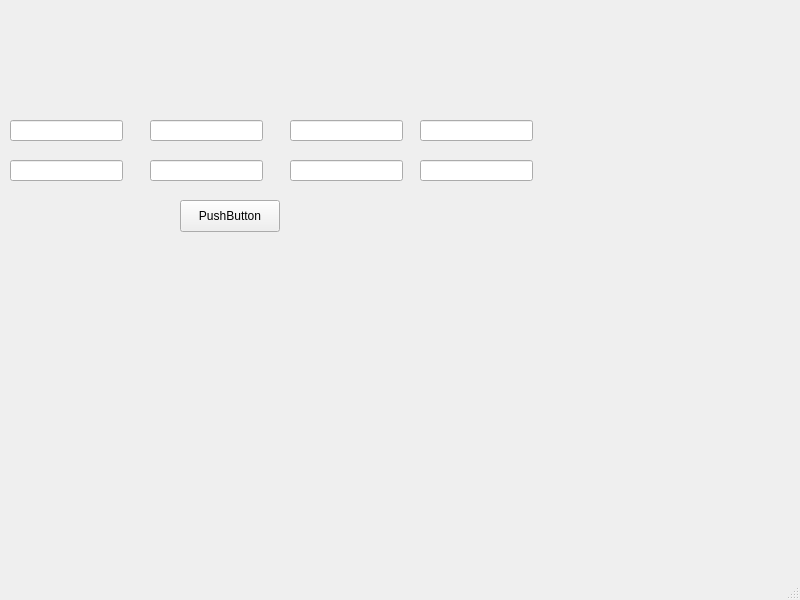
<?xml version="1.0" encoding="UTF-8"?>
<ui version="4.0">
 <class>MainWindow</class>
 <widget class="QMainWindow" name="MainWindow">
  <property name="geometry">
   <rect>
    <x>0</x>
    <y>0</y>
    <width>800</width>
    <height>600</height>
   </rect>
  </property>
  <property name="windowTitle">
   <string>MainWindow</string>
  </property>
  <widget class="QWidget" name="centralwidget">
   <widget class="QPushButton" name="pushButton">
    <property name="geometry">
     <rect>
      <x>180</x>
      <y>200</y>
      <width>100</width>
      <height>32</height>
     </rect>
    </property>
    <property name="text">
     <string>PushButton</string>
    </property>
   </widget>
   <widget class="QLineEdit" name="m1s">
    <property name="geometry">
     <rect>
      <x>10</x>
      <y>120</y>
      <width>113</width>
      <height>21</height>
     </rect>
    </property>
   </widget>
   <widget class="QLineEdit" name="m1s2">
    <property name="geometry">
     <rect>
      <x>10</x>
      <y>160</y>
      <width>113</width>
      <height>21</height>
     </rect>
    </property>
   </widget>
   <widget class="QLineEdit" name="m1r1">
    <property name="geometry">
     <rect>
      <x>150</x>
      <y>120</y>
      <width>113</width>
      <height>21</height>
     </rect>
    </property>
   </widget>
   <widget class="QLineEdit" name="m1r2">
    <property name="geometry">
     <rect>
      <x>150</x>
      <y>160</y>
      <width>113</width>
      <height>21</height>
     </rect>
    </property>
   </widget>
   <widget class="QLineEdit" name="m2s">
    <property name="geometry">
     <rect>
      <x>290</x>
      <y>120</y>
      <width>113</width>
      <height>21</height>
     </rect>
    </property>
   </widget>
   <widget class="QLineEdit" name="m2s2">
    <property name="geometry">
     <rect>
      <x>290</x>
      <y>160</y>
      <width>113</width>
      <height>21</height>
     </rect>
    </property>
   </widget>
   <widget class="QLineEdit" name="m2r2">
    <property name="geometry">
     <rect>
      <x>420</x>
      <y>160</y>
      <width>113</width>
      <height>21</height>
     </rect>
    </property>
    <property name="text">
     <string/>
    </property>
   </widget>
   <widget class="QLineEdit" name="m2r">
    <property name="geometry">
     <rect>
      <x>420</x>
      <y>120</y>
      <width>113</width>
      <height>21</height>
     </rect>
    </property>
    <property name="text">
     <string/>
    </property>
   </widget>
  </widget>
  <widget class="QMenuBar" name="menubar">
   <property name="geometry">
    <rect>
     <x>0</x>
     <y>0</y>
     <width>800</width>
     <height>24</height>
    </rect>
   </property>
  </widget>
  <widget class="QStatusBar" name="statusbar"/>
 </widget>
 <resources/>
 <connections/>
</ui>
